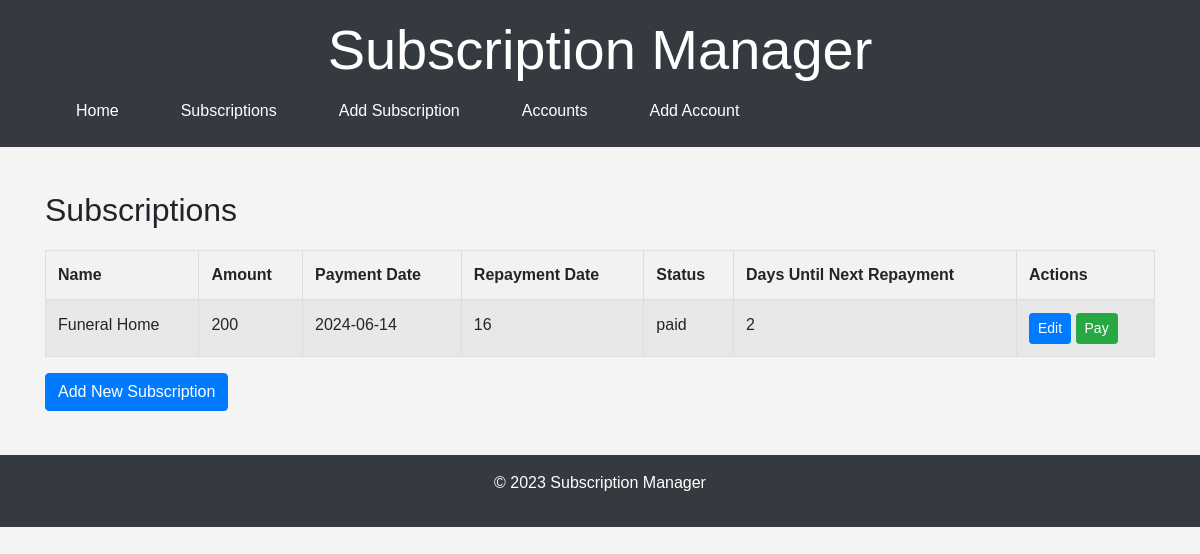
Page /subscriptions/ on the earlier database version.
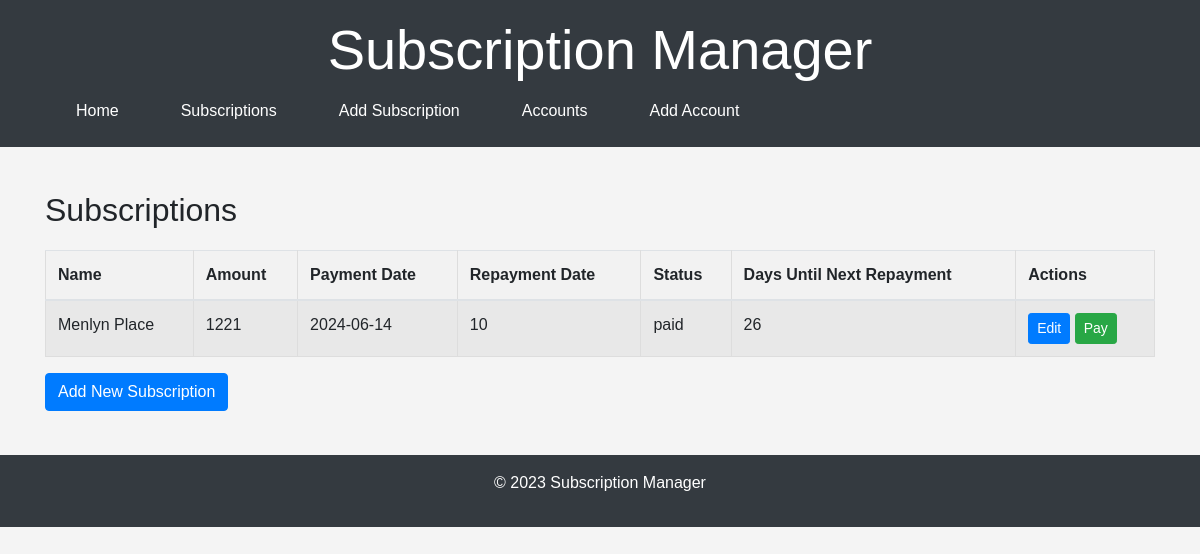
Same page on the later database version.
### models.py (models this page shows)
class Subscription(Base):
    __tablename__ = "subscriptions"
    id = Column(Integer, primary_key=True, index=True)
    name = Column(String, index=True)
    payment_amount = Column(Integer)
    payment_date = Column(DateTime, nullable=True)  # Initialize as None
    repayment_date = Column(String, default="01-01")  # Default to January 1st
    status = Column(String, default="unpaid")
    account_id = Column(Integer, ForeignKey("accounts.id"), nullable=True)
    account = relationship("Account", back_populates="subscriptions")

### main.py (the view)
@app.get("/subscriptions/")
def read_subscriptions(request: Request, db: Session = Depends(get_db)):
    try:
        subscriptions = crud.get_subscriptions(db)
        for subscription in subscriptions:
            subscription.days_until_next_repayment = crud.get_days_until_next_repayment(subscription)
        return templates.TemplateResponse("subscriptions.html", {"request": request, "subscriptions": subscriptions})
    except Exception as e:
        logging.error(f"Error fetching subscriptions data: {e}")
        raise HTTPException(status_code=500, detail="Internal Server Error")

### Templates/subscriptions.html
{% extends "base.html" %}
{% block content %}
<h2>Subscriptions</h2>
<table class="table table-striped">
    <thead>
        <tr>
            <th>Name</th>
            <th>Amount</th>
            <th>Payment Date</th>
            <th>Repayment Date</th>
            <th>Status</th>
            <th>Days Until Next Repayment</th>
            <th>Actions</th>
        </tr>
    </thead>
    <tbody>
        {% for subscription in subscriptions %}
        <tr>
            <td>{{ subscription.name }}</td>
            <td>{{ subscription.payment_amount }}</td>
            <td>{{ subscription.payment_date.strftime('%Y-%m-%d') if subscription.payment_date else 'N/A' }}</td>
            <td>{{ subscription.repayment_date }}</td>
            <td>{{ subscription.status }}</td>
            <td>{{ subscription.days_until_next_repayment }}</td>
            <td>
                <a href="/subscriptions/edit/{{ subscription.id }}" class="btn btn-primary btn-sm">Edit</a>
                <form method="post" action="/subscriptions/pay/{{ subscription.id }}" style="display:inline;">
                    <button type="submit" class="btn btn-success btn-sm">Pay</button>
                </form>
            </td>
        </tr>
        {% endfor %}
    </tbody>
</table>
<a href="/subscriptions/add/" class="btn btn-primary">Add New Subscription</a>
{% endblock %}

### Templates/base.html (shortened to what this page needs)
<!DOCTYPE html>
<html lang="en">
<head>
    <link rel="stylesheet" href="https://stackpath.bootstrapcdn.com/bootstrap/4.5.2/css/bootstrap.min.css">
    <link rel="stylesheet" href="/static/css/styles.css">
</head>
<body>
    <header class="bg-dark text-white py-3">
        <div class="container">
            <h1 class="display-4">Subscription Manager</h1>
            <nav class="nav nav-pills">
                <a class="nav-link text-white" href="/">Home</a>
                <a class="nav-link text-white" href="/subscriptions/">Subscriptions</a>
                <a class="nav-link text-white" href="/subscriptions/add/">Add Subscription</a>
                <a class="nav-link text-white" href="/accounts/">Accounts</a>
                <a class="nav-link text-white" href="/accounts/add/">Add Account</a>
            </nav>
        </div>
    </header>
    <main class="container my-4">
        {% block content %}{% endblock %}
    </main>
    <footer class="bg-dark text-white text-center py-3">
        <div class="container">
            <p>&copy; 2023 Subscription Manager</p>
        </div>
    </footer>
</body>
</html>

### Static/css/styles.css (style rules this page uses)
body { font-family: Arial, sans-serif; margin: 0; padding: 0; background-color: #f4f4f4; }
header { background-color: #333; color: #fff; padding: 1em 0; text-align: center; }
nav a { color: #fff; margin: 0 15px; text-decoration: none; }
main { padding: 20px; }
table { width: 100%; border-collapse: collapse; margin: 20px 0; }
table, th, td { border: 1px solid #ddd; padding: 8px; }
th { background-color: #f2f2f2; }

Differences in the rows shown:
changed Subscription "paid": name "Funeral Home" → "Menlyn Place"; payment_amount "200" → "1221"; repayment_date "16" → "10"; days_until_next_repayment "2" → "26"
